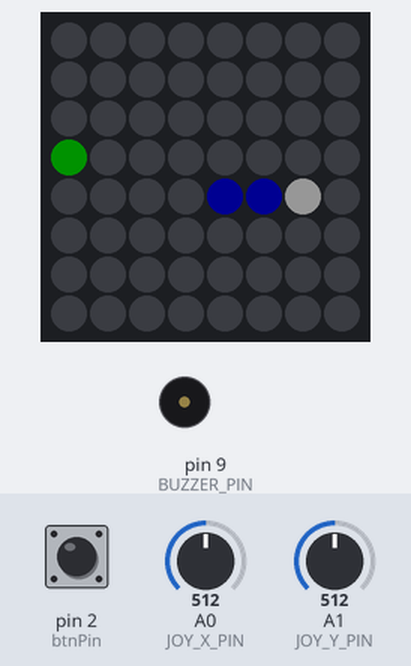
This sketch was run on a simulated Arduino Uno, built with avr-gcc and run on an emulated ATmega328P. Shown: 8×8 RGB LED matrix (first LED top left, wired row by row), buzzer (waves = sounding). Inputs (shaded band) come from the test bench; at power-on: pin 2 (btnPin) HIGH, A1 (JOY_Y_PIN) = 512, A0 (JOY_X_PIN) = 512. Dim RGB values are drawn brighter than linear; random numbers use the default seed unless the sketch sets one.

Above: at 1.2 s.
1.3 s: pin 2 (btnPin) pulled LOW for 1 s
At 2.5 s:
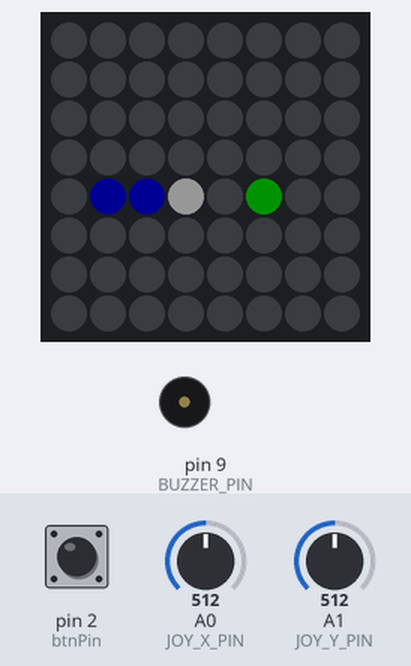
2.9 s: A1 (JOY_Y_PIN) set to 716
At 3.1 s:
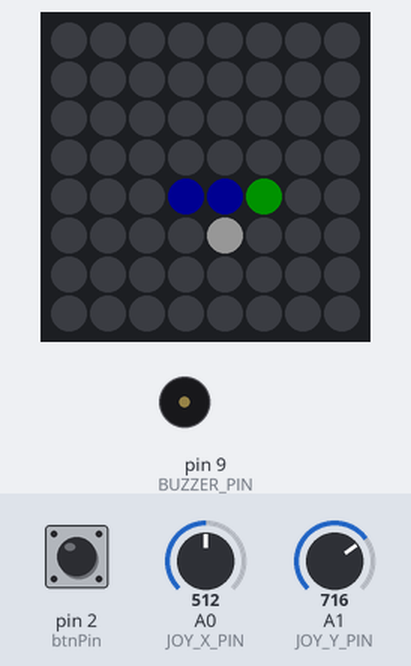
5.9 s: pin 2 (btnPin) pulled LOW for 0.15 s
At 6.24 s:
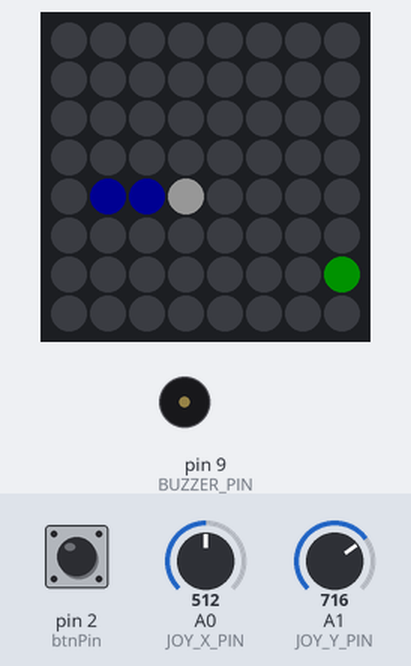
6.6 s: A0 (JOY_X_PIN) set to 306
At 6.84 s:
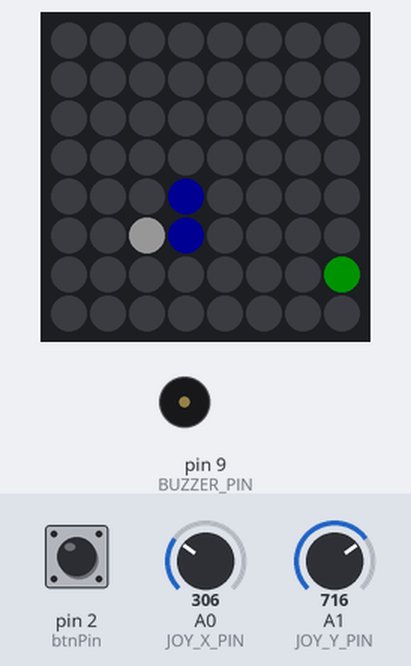
Timing chart, 0 to 9.4 s (numbered marks = the images above; inputs shaded):
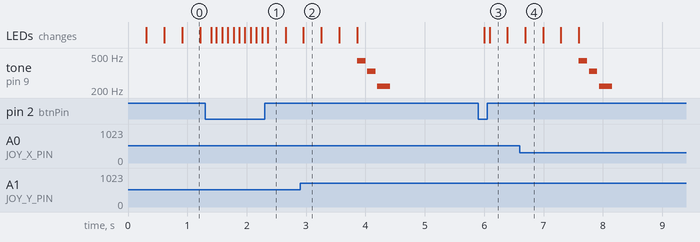

Measured:
- after the input at 5.9 s, the LEDs: first change after 0.10 s (image 3 shows a later state)
- by itself, tone on pin 9 (BUZZER_PIN): plays 440 Hz for 0.14 s, 330 Hz for 0.14 s, 220 Hz for 0.22 s

The sketch:

v1.ino
```cpp
#include <Adafruit_NeoPixel.h>

// ====================== CONFIG ======================
static const uint8_t LED_PIN = 6;
static const uint8_t BUZZER_PIN = 9;

static const uint8_t JOY_X_PIN = A0;
static const uint8_t JOY_Y_PIN = A1;
static const uint8_t JOY_BTN_PIN = 2;

static const int DEADZONE = 180;

static const uint8_t W = 8;
static const uint8_t H = 8;
static const uint16_t NUM_LEDS = W * H;

// ====================== TYPES ======================
struct Point {
  int8_t x;
  int8_t y;
};

enum Dir : uint8_t { UP, DOWN, LEFT, RIGHT };

// ====================== LED MATRIX ======================
class LedMatrix {
public:
  LedMatrix(uint16_t n, uint8_t pin)
  : strip(n, pin, NEO_GRB + NEO_KHZ800) {}

  void begin(uint8_t brightness) {
    strip.begin();
    strip.setBrightness(brightness);
    strip.show();
  }

  void clear() { strip.clear(); }

  void setXY(uint8_t x, uint8_t y, uint8_t r, uint8_t g, uint8_t b) {
    if (x >= W || y >= H) return;
    strip.setPixelColor(xyToIndex(x, y), strip.Color(r, g, b));
  }

  void show() { strip.show(); }

  void drawGameOverCross() {
    clear();
    for (uint8_t i = 0; i < 8; i++) {
      setXY(i, i, 255, 0, 0);
      setXY(7 - i, i, 255, 0, 0);
    }
    show();
  }

private:
  Adafruit_NeoPixel strip;

  // Mapping NON serpentin (ligne par ligne même sens)
  uint16_t xyToIndex(uint8_t x, uint8_t y) {
    return (uint16_t)y * W + x;
  }
};

// ====================== SOUND FX ======================
class SoundFX {
public:
  explicit SoundFX(uint8_t pin) : pin(pin) {}

  void begin() { pinMode(pin, OUTPUT); }

  void eatApple() {
    tone(pin, 880, 60);
    // petit “blip” double (optionnel)
    // delay(70); tone(pin, 1175, 50);
  }

  void gameOver() {
    tone(pin, 440, 140); delay(170);
    tone(pin, 330, 140); delay(170);
    tone(pin, 220, 220); delay(260);
    noTone(pin);
  }

private:
  uint8_t pin;
};

// ====================== INPUT JOYSTICK ======================
class InputJoystick {
public:
  void begin(uint8_t btnPin) {
    this->btnPin = btnPin;
    pinMode(btnPin, INPUT_PULLUP);
  }

  // Retourne true si clic (pour reset)
  bool read(Dir currentDir, Dir &pendingDir) {
    int x = analogRead(JOY_X_PIN) - 512;
    int y = analogRead(JOY_Y_PIN) - 512;

    // Axe dominant (évite diagonales)
    if (abs(x) > abs(y)) {
      if (x > DEADZONE) pendingDir = RIGHT;
      else if (x < -DEADZONE) pendingDir = LEFT;
    } else {
      // Si UP/DOWN inversé chez toi, inverse UP et DOWN ici
      if (y > DEADZONE) pendingDir = DOWN;
      else if (y < -DEADZONE) pendingDir = UP;
    }

    // Interdire demi-tour (on garde pending mais le jeu filtrera aussi)
    (void)currentDir;

    // Clic joystick
    if (digitalRead(btnPin) == LOW) {
      delay(90); // anti-rebond simple
      return true;
    }
    return false;
  }

private:
  uint8_t btnPin = 2;
};

// ====================== SNAKE GAME ======================
class SnakeGame {
public:
  SnakeGame(LedMatrix &m, SoundFX &s) : matrix(m), sfx(s) {}

  void begin() {
    randomSeed(analogRead(A3));
    reset();
  }

  void reset() {
    gameOverFlag = false;
    dir = RIGHT;
    pending = RIGHT;
    stepMs = 300;
    lastStep = millis();

    len = 3;
    snake[0] = {3, 4};
    snake[1] = {2, 4};
    snake[2] = {1, 4};

    spawnApple();
    draw();
  }

  bool isGameOver() const { return gameOverFlag; }
  Dir getDir() const { return dir; }

  void setPending(Dir d) { pending = d; }

  void update() {
    if (gameOverFlag) {
      matrix.drawGameOverCross();
      return;
    }

    unsigned long now = millis();
    if (now - lastStep >= stepMs) {
      lastStep = now;
      step();
    }
    draw();
  }

  void triggerGameOver() {
    gameOverFlag = true;
    matrix.drawGameOverCross();
    sfx.gameOver();
  }

private:
  LedMatrix &matrix;
  SoundFX &sfx;

  Point snake[NUM_LEDS];
  uint8_t len = 3;

  Point apple{0, 0};

  Dir dir = RIGHT;
  Dir pending = RIGHT;

  bool gameOverFlag = false;

  unsigned long lastStep = 0;
  unsigned long stepMs = 300;

  bool opposite(Dir a, Dir b) {
    return (a == UP && b == DOWN) || (a == DOWN && b == UP) ||
           (a == LEFT && b == RIGHT) || (a == RIGHT && b == LEFT);
  }

  bool snakeHas(int x, int y) {
    for (uint8_t i = 0; i < len; i++) {
      if (snake[i].x == x && snake[i].y == y) return true;
    }
    return false;
  }

  // collision en ignorant la queue (si on ne mange pas)
  bool snakeHasExceptTail(int x, int y) {
    if (len == 0) return false;
    for (uint8_t i = 0; i < len - 1; i++) {
      if (snake[i].x == x && snake[i].y == y) return true;
    }
    return false;
  }

  void spawnApple() {
    while (true) {
      int ax = random(0, W);
      int ay = random(0, H);
      if (!snakeHas(ax, ay)) {
        apple = {(int8_t)ax, (int8_t)ay};
        return;
      }
    }
  }

  void step() {
    if (!opposite(dir, pending)) dir = pending;

    Point head = snake[0];
    Point next = head;

    switch (dir) {
      case UP:    next.y--; break;
      case DOWN:  next.y++; break;
      case LEFT:  next.x--; break;
      case RIGHT: next.x++; break;
    }

    // murs
    if (next.x < 0 || next.x >= W || next.y < 0 || next.y >= H) {
      triggerGameOver();
      return;
    }

    bool ate = (next.x == apple.x && next.y == apple.y);

    // collision propre (queue ignorée si elle bouge)
    if (ate) {
      if (snakeHas(next.x, next.y)) { triggerGameOver(); return; }
    } else {
      if (snakeHasExceptTail(next.x, next.y)) { triggerGameOver(); return; }
    }

    if (ate && len < NUM_LEDS) len++;

    for (int i = len - 1; i > 0; i--) {
      snake[i] = snake[i - 1];
    }
    snake[0] = next;

    if (ate) {
      sfx.eatApple();
      spawnApple();
      if (stepMs > 90) stepMs -= 12;
    }
  }

  void draw() {
    matrix.clear();

    // Apple
    matrix.setXY(apple.x, apple.y, 0, 180, 0);

    // Snake: head white, body blue
    for (uint8_t i = 0; i < len; i++) {
      if (i == 0) matrix.setXY(snake[i].x, snake[i].y, 220, 220, 220);
      else        matrix.setXY(snake[i].x, snake[i].y, 0, 0, 180);
    }

    matrix.show();
  }
};

// ====================== GLOBALS ======================
LedMatrix matrix(NUM_LEDS, LED_PIN);
SoundFX sfx(BUZZER_PIN);
InputJoystick input;
SnakeGame game(matrix, sfx);

void setup() {
  matrix.begin(25);       // UNO friendly
  sfx.begin();
  input.begin(JOY_BTN_PIN);
  game.begin();
}

void loop() {
  Dir pending = game.getDir();
  bool clicked = input.read(game.getDir(), pending);
  game.setPending(pending);

  if (clicked) {
    game.reset();
  }

  game.update();
}
```
